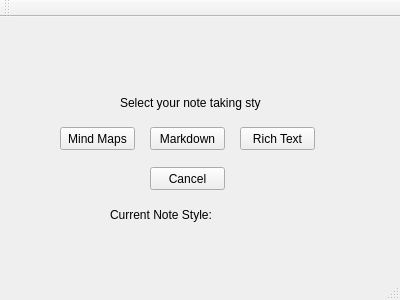
<?xml version="1.0" encoding="UTF-8"?>
<ui version="4.0">
 <class>MainWindow</class>
 <widget class="QMainWindow" name="MainWindow">
  <property name="geometry">
   <rect>
    <x>0</x>
    <y>0</y>
    <width>400</width>
    <height>300</height>
   </rect>
  </property>
  <property name="windowTitle">
   <string>MainWindow</string>
  </property>
  <widget class="QWidget" name="centralWidget">
   <widget class="QPushButton" name="pushButton">
    <property name="geometry">
     <rect>
      <x>60</x>
      <y>110</y>
      <width>75</width>
      <height>23</height>
     </rect>
    </property>
    <property name="text">
     <string>Mind Maps</string>
    </property>
   </widget>
   <widget class="QPushButton" name="pushButton_2">
    <property name="geometry">
     <rect>
      <x>150</x>
      <y>110</y>
      <width>75</width>
      <height>23</height>
     </rect>
    </property>
    <property name="text">
     <string>Markdown</string>
    </property>
   </widget>
   <widget class="QPushButton" name="pushButton_3">
    <property name="geometry">
     <rect>
      <x>240</x>
      <y>110</y>
      <width>75</width>
      <height>23</height>
     </rect>
    </property>
    <property name="text">
     <string>Rich Text</string>
    </property>
   </widget>
   <widget class="QPushButton" name="pushButton_4">
    <property name="geometry">
     <rect>
      <x>150</x>
      <y>150</y>
      <width>75</width>
      <height>23</height>
     </rect>
    </property>
    <property name="text">
     <string>Cancel</string>
    </property>
   </widget>
   <widget class="QLabel" name="label">
    <property name="geometry">
     <rect>
      <x>120</x>
      <y>70</y>
      <width>141</width>
      <height>31</height>
     </rect>
    </property>
    <property name="text">
     <string>Select your note taking style</string>
    </property>
   </widget>
   <widget class="QLabel" name="label_2">
    <property name="geometry">
     <rect>
      <x>110</x>
      <y>190</y>
      <width>171</width>
      <height>16</height>
     </rect>
    </property>
    <property name="text">
     <string>Current Note Style:</string>
    </property>
   </widget>
  </widget>
  <widget class="QMenuBar" name="menuBar">
   <property name="geometry">
    <rect>
     <x>0</x>
     <y>0</y>
     <width>400</width>
     <height>21</height>
    </rect>
   </property>
  </widget>
  <widget class="QToolBar" name="mainToolBar">
   <attribute name="toolBarArea">
    <enum>TopToolBarArea</enum>
   </attribute>
   <attribute name="toolBarBreak">
    <bool>false</bool>
   </attribute>
  </widget>
  <widget class="QStatusBar" name="statusBar"/>
 </widget>
 <layoutdefault spacing="6" margin="11"/>
 <resources/>
 <connections>
  <connection>
   <sender>pushButton_4</sender>
   <signal>clicked()</signal>
   <receiver>MainWindow</receiver>
   <slot>close()</slot>
   <hints>
    <hint type="sourcelabel">
     <x>199</x>
     <y>193</y>
    </hint>
    <hint type="destinationlabel">
     <x>233</x>
     <y>247</y>
    </hint>
   </hints>
  </connection>
 </connections>
</ui>
